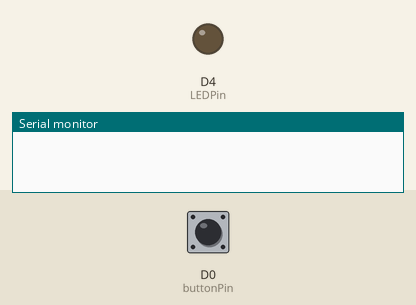
This sketch was run on a simulated ESP8266 (NodeMCU). Parts: output pins drawn as LEDs (lit = HIGH), the last lines printed to the serial monitor. Inputs (shaded band) come from the test bench; at power-on: D0 (buttonPin) HIGH.

Above: at 1.2 s.
1.3 s: D0 (buttonPin) pulled LOW for 0.15 s
At 1.9 s:
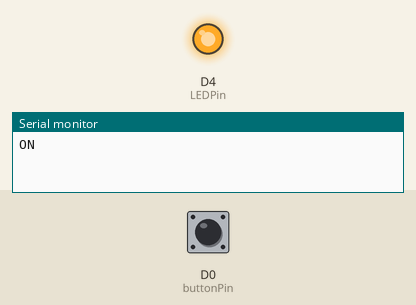
3.0 s: D0 (buttonPin) pulled LOW for 1 s
At 5.1 s:
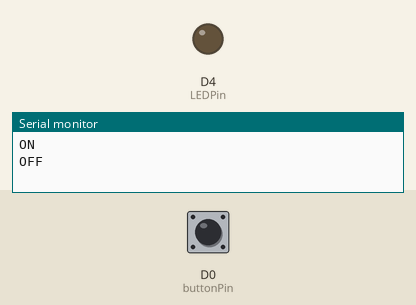
5.5 s: D0 (buttonPin) pulled LOW for 3.2 s
At 9.9 s:
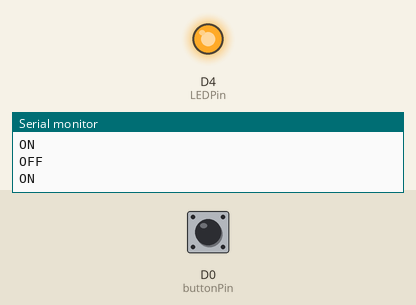
Timing chart, 0 to 11.4 s (numbered marks = the images above; inputs shaded):
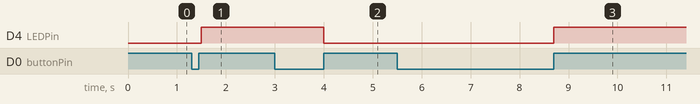

The sketch:

02-LED_Toggle_Button.ino
```cpp
/*
*
* This code is used to convert a push-button into a toggle-switch.
*
*/

boolean LEDState = false; // Use boolean for LED state
int LEDPin = D4;          // Pin connected to the LED
int buttonPin = D0;       // Pin connected to the button
int buttonNew;            // Stores the current button state
int buttonOld = 1;        // Stores the previous button state
int dt = 100;             // Debouncing delay

void setup() {
  Serial.begin(9600);
  pinMode(LEDPin, OUTPUT);      // Set LED pin as OUTPUT
  pinMode(buttonPin, INPUT_PULLUP); // Enable internal pull-up resistor for the button
}

void loop() {
  buttonNew = digitalRead(buttonPin); // Read the current state of the button
  toggleSwitch(); // Call the function to handle LED toggle
  buttonOld = buttonNew; // Update the previous button state
  delay(dt); // Delay for debouncing
}

// Function to toggle the LED state
void toggleSwitch() {
  // Check if the button state has changed from LOW to HIGH
  if (buttonOld == 0 && buttonNew == 1) {
    LEDState = !LEDState;               // Toggle the LED state
    digitalWrite(LEDPin, LEDState ? HIGH : LOW); // Set LED state
    Serial.println(LEDState ? "ON" : "OFF");    // Print the current LED state
  }
}
```

Measured:
- after the input at 1.3 s, D4 (LEDPin): LOW → HIGH after 0.20 s
- after the input at 3.0 s, D4 (LEDPin): HIGH → LOW after 1.0 s
- after the input at 5.5 s, D4 (LEDPin): LOW → HIGH after 3.2 s
